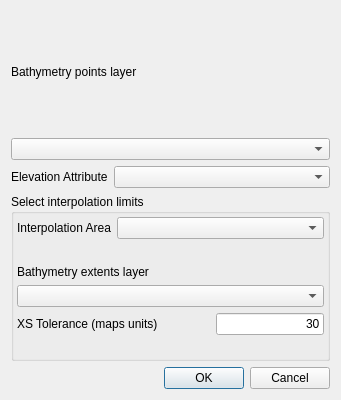
<?xml version="1.0" encoding="UTF-8"?>
<ui version="4.0">
 <class>Dialog</class>
 <widget class="QDialog" name="Dialog">
  <property name="geometry">
   <rect>
    <x>0</x>
    <y>0</y>
    <width>341</width>
    <height>400</height>
   </rect>
  </property>
  <property name="windowTitle">
   <string>Update Elevations</string>
  </property>
  <layout class="QGridLayout" name="gridLayout">
   <item row="0" column="0">
    <layout class="QVBoxLayout" name="verticalLayout">
     <item>
      <widget class="QLabel" name="label">
       <property name="text">
        <string>Bathymetry points layer</string>
       </property>
      </widget>
     </item>
     <item>
      <widget class="QComboBox" name="cboMeasuredLayer"/>
     </item>
     <item>
      <layout class="QHBoxLayout" name="horizontalLayout">
       <property name="topMargin">
        <number>0</number>
       </property>
       <item>
        <widget class="QLabel" name="label_2">
         <property name="text">
          <string>Elevation Attribute</string>
         </property>
        </widget>
       </item>
       <item>
        <widget class="QComboBox" name="cboMeasuredElevation">
         <property name="sizePolicy">
          <sizepolicy hsizetype="MinimumExpanding" vsizetype="Fixed">
           <horstretch>0</horstretch>
           <verstretch>0</verstretch>
          </sizepolicy>
         </property>
        </widget>
       </item>
      </layout>
     </item>
     <item>
      <widget class="QGroupBox" name="groupBox">
       <property name="title">
        <string>Select interpolation limits</string>
       </property>
       <layout class="QGridLayout" name="gridLayout_2">
        <property name="margin">
         <number>3</number>
        </property>
        <item row="0" column="0">
         <layout class="QVBoxLayout" name="verticalLayout_2">
          <property name="topMargin">
           <number>0</number>
          </property>
          <property name="bottomMargin">
           <number>20</number>
          </property>
          <item>
           <layout class="QHBoxLayout" name="horizontalLayout_3">
            <property name="bottomMargin">
             <number>20</number>
            </property>
            <item>
             <widget class="QLabel" name="label_5">
              <property name="text">
               <string>Interpolation Area</string>
              </property>
             </widget>
            </item>
            <item>
             <widget class="QComboBox" name="cboInterpArea">
              <property name="sizePolicy">
               <sizepolicy hsizetype="MinimumExpanding" vsizetype="Fixed">
                <horstretch>0</horstretch>
                <verstretch>0</verstretch>
               </sizepolicy>
              </property>
             </widget>
            </item>
           </layout>
          </item>
          <item>
           <widget class="QLabel" name="label_3">
            <property name="text">
             <string>Bathymetry extents layer</string>
            </property>
           </widget>
          </item>
          <item>
           <widget class="QComboBox" name="cboBathyLayer"/>
          </item>
          <item>
           <layout class="QHBoxLayout" name="horizontalLayout_2">
            <item>
             <widget class="QLabel" name="label_4">
              <property name="text">
               <string>XS Tolerance (maps units)</string>
              </property>
             </widget>
            </item>
            <item>
             <spacer name="horizontalSpacer">
              <property name="orientation">
               <enum>Qt::Horizontal</enum>
              </property>
              <property name="sizeHint" stdset="0">
               <size>
                <width>40</width>
                <height>20</height>
               </size>
              </property>
             </spacer>
            </item>
            <item>
             <widget class="QLineEdit" name="lineEdit">
              <property name="text">
               <string>30</string>
              </property>
              <property name="alignment">
               <set>Qt::AlignRight|Qt::AlignTrailing|Qt::AlignVCenter</set>
              </property>
             </widget>
            </item>
           </layout>
          </item>
         </layout>
        </item>
       </layout>
       <zorder>label_4</zorder>
       <zorder>verticalLayoutWidget_2</zorder>
      </widget>
     </item>
    </layout>
   </item>
   <item row="2" column="0">
    <widget class="QDialogButtonBox" name="buttonBox">
     <property name="orientation">
      <enum>Qt::Horizontal</enum>
     </property>
     <property name="standardButtons">
      <set>QDialogButtonBox::Cancel|QDialogButtonBox::Ok</set>
     </property>
    </widget>
   </item>
  </layout>
 </widget>
 <resources/>
 <connections>
  <connection>
   <sender>buttonBox</sender>
   <signal>accepted()</signal>
   <receiver>Dialog</receiver>
   <slot>accept()</slot>
   <hints>
    <hint type="sourcelabel">
     <x>248</x>
     <y>254</y>
    </hint>
    <hint type="destinationlabel">
     <x>157</x>
     <y>274</y>
    </hint>
   </hints>
  </connection>
  <connection>
   <sender>buttonBox</sender>
   <signal>rejected()</signal>
   <receiver>Dialog</receiver>
   <slot>reject()</slot>
   <hints>
    <hint type="sourcelabel">
     <x>316</x>
     <y>260</y>
    </hint>
    <hint type="destinationlabel">
     <x>286</x>
     <y>274</y>
    </hint>
   </hints>
  </connection>
 </connections>
</ui>
